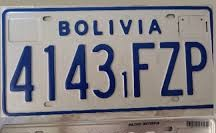
#> input picture images/placa8.jpeg, 216 x 133 px
$ python diagnose_placa8.py
#> lines starting #> are read from the running program, lines starting #| are printed output that depends on the picture; after the words box and inside, x2 and y2 are one past the last pixel; in counts of white or black regions, pixels touching at a corner belong together
#> in diagnose_placa8, image is the input picture: shape (133, 216, 3); mean B, G, R 133.7, 128.9, 132.1
#| 📏 Dimensiones: 216x133 píxeles
### src/lib/filters.py
import cv2
import numpy as np
import pytesseract
import json
import re

try:
    from PIL import Image
except ImportError:
    import Image

pytesseract.pytesseract.tesseract_cmd = r'C:\Program Files\Tesseract-OCR\tesseract'


# get grayscale image
def get_grayscale(image):
    return cv2.cvtColor(image, cv2.COLOR_BGR2GRAY)
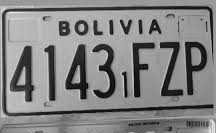
#> returned value: shape (133, 216); min 2, max 243, mean 130.4


# noise removal
def remove_noise(image):
    return cv2.medianBlur(image, 5)


# thresholding
def thresholding(image):
    return cv2.threshold(image, 0, 255, cv2.THRESH_BINARY + cv2.THRESH_OTSU)[1]
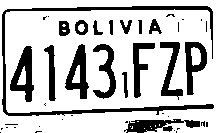
#> returned value: shape (133, 216); 75.8% white; 42 black regions (25 under 20 px), largest, box (x1, y1, x2, y2) and area: (2, 6, 214, 116) 1853, (10, 46, 34, 102) 671, (65, 44, 89, 99) 642


# dilation
def dilate(image):
    kernel = np.ones((5, 5), np.uint8)
    return cv2.dilate(image, kernel, iterations=1)


# erosion
def erode(image):
    kernel = np.ones((5, 5), np.uint8)
    return cv2.erode(image, kernel, iterations=1)


# opening - erosion followed by dilation
def opening(image):
    kernel = np.ones((5, 5), np.uint8)
    return cv2.morphologyEx(image, cv2.MORPH_OPEN, kernel)


# canny edge detection
def canny(image):
    return cv2.Canny(image, 100, 200)


# skew correction
# [294 lines left out: functions correct_skew, enhanced_preprocessing, detect_plate_contours, extract_text_with_confidence, validate_plate_format, get_plate_last_digit and 5 more, not called in this run]

### src/diagnose_placa8.py
#!/usr/bin/env python3
"""
Diagnóstico específico para placa8.jpeg
"""

import cv2
import os
from pathlib import Path
from lib.filters import pytesseract, get_grayscale, thresholding, remove_noise

def diagnose_placa8():
    """Diagnóstico detallado de placa8.jpeg"""

    image_path = Path("../images/placa8.jpeg")

    if not image_path.exists():
        print("❌ No se encuentra placa8.jpeg en ../images/")
        return

    print("🔍 DIAGNÓSTICO DETALLADO DE PLACA8.JPEG")
    print("="*50)

    # Cargar imagen
    image = cv2.imread(str(image_path))
    if image is None:
        print("❌ No se pudo cargar la imagen")
        return

    print(f"📏 Dimensiones: {image.shape[1]}x{image.shape[0]} píxeles")

    # Procesar imagen
    gray = get_grayscale(image)
    thresh = thresholding(gray)
    clean = remove_noise(thresh)
#> in remove_noise, `return cv2.medianBlur(image, 5)`:
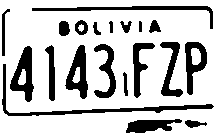
#> returned value: shape (133, 216); 76.8% white; 20 black regions, largest, box (x1, y1, x2, y2) and area: (2, 64, 214, 116) 921, (32, 6, 213, 29) 688, (10, 46, 34, 102) 677

    # Probar diferentes configuraciones OCR
    configs = [
        ('PSM 6 (bloque)', '--psm 6'),
        ('PSM 7 (línea)', '--psm 7'),
        ('PSM 8 (palabra)', '--psm 8'),
        ('PSM 13 (línea raw)', '--psm 13'),
        ('Solo números', '--psm 8 -c tessedit_char_whitelist=0123456789'),
        ('Solo letras', '--psm 8 -c tessedit_char_whitelist=ABCDEFGHIJKLMNOPQRSTUVWXYZ'),
        ('Números+Letras', '--psm 8 -c tessedit_char_whitelist=0123456789ABCDEFGHIJKLMNOPQRSTUVWXYZ')
    ]

    print("\n📋 RESULTADOS OCR:")
    print("-" * 50)

    for name, config in configs:
        try:
            result = pytesseract.image_to_string(clean, config=config).strip()
            lines = [line.strip() for line in result.split('\n') if line.strip()]

            print(f"{name:15}: {lines}")

        except Exception as e:
            print(f"{name:15}: ERROR - {e}")

    print("\n🎯 ANÁLISIS:")
    print("- Esperado: 4143FZP")
    print("- Si aparece ALA3RLP, hay confusión de caracteres")
    print("- Si aparece vacío, problema de calidad de imagen")
    print("- Si aparece parcial, problema de segmentación")

    # Consejos
    print("\n💡 POSIBLES SOLUCIONES:")
    print("1. Mejorar preprocesamiento (contraste, nitidez)")
    print("2. Ampliar más la imagen")
    print("3. Detectar región de placa más precisamente")
    print("4. Ajustar correcciones de OCR para estos caracteres específicos")

if __name__ == "__main__":
    diagnose_placa8()
#> (the call stopped at in diagnose_placa8, `result = pytesseract.image_to_string(clean, config=config).strip()`: pytesseract is not available in this run)

$ run again, with images/placa6.jpg copied over images/placa8.jpeg
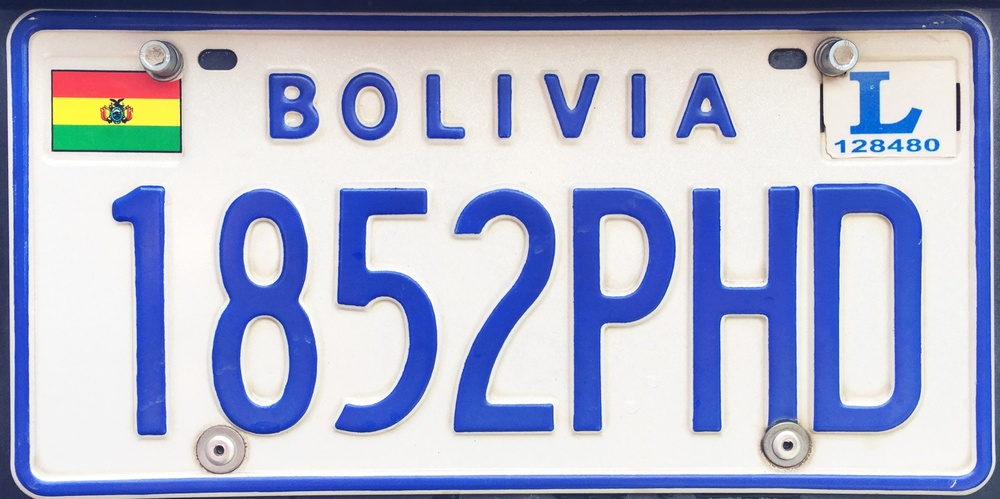
#> input picture images/placa6.jpg, 1000 x 499 px, shrunk from 3041 x 1517 before the run
#> in diagnose_placa8, image is the input picture: shape (499, 1000, 3); mean B, G, R 204.3, 176.5, 170.6
#| 📏 Dimensiones: 1000x499 píxeles
#> in thresholding, `return cv2.threshold(image, 0, 255, cv2.THRESH_BINARY + cv2.THRESH_OTS..`:
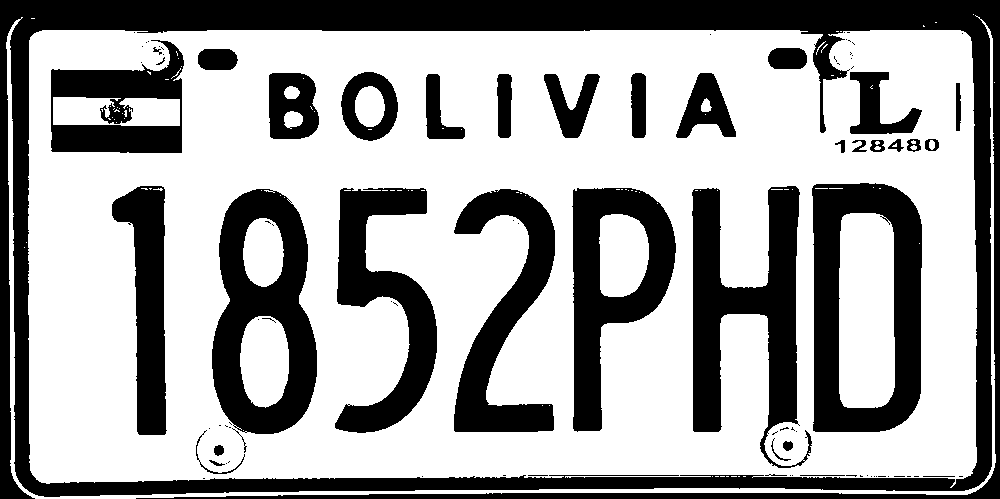
#> returned value: shape (499, 1000); 64% white; 95 black regions (58 under 20 px), largest, box (x1, y1, x2, y2) and area: (0, 0, 1000, 499) 69332, (812, 183, 922, 432) 15322, (692, 186, 812, 468) 15010
#> in remove_noise, `return cv2.medianBlur(image, 5)`:
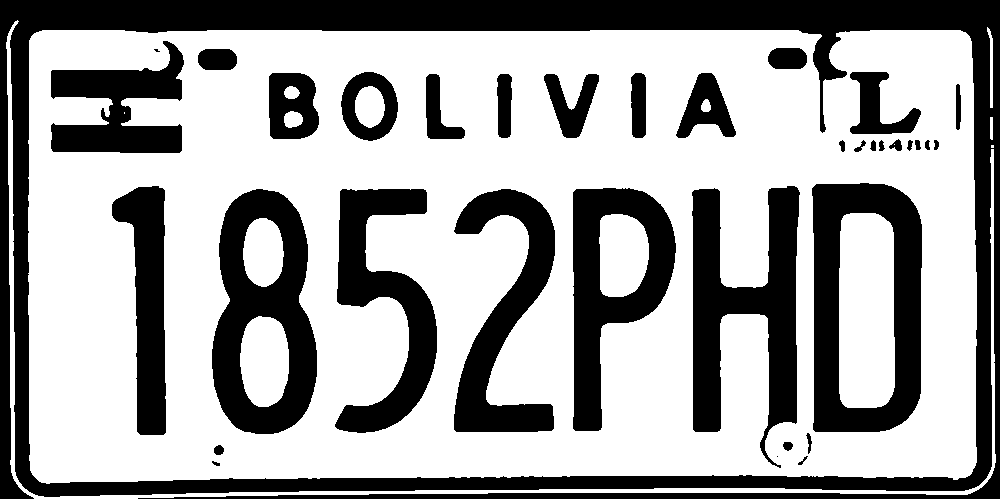
#> returned value: shape (499, 1000); 64.1% white; 36 black regions (2 under 20 px), largest, box (x1, y1, x2, y2) and area: (0, 0, 1000, 499) 69655, (812, 183, 922, 432) 15349, (692, 186, 800, 468) 14859
